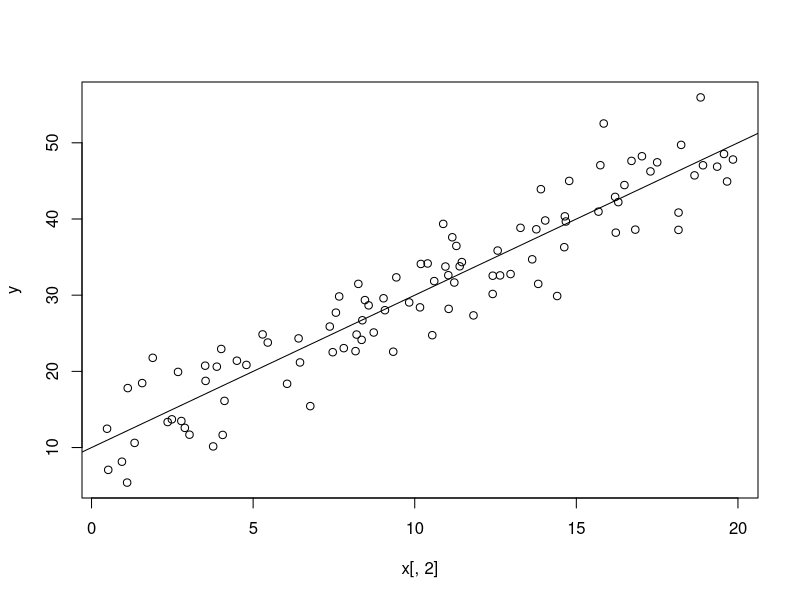

The R source for this figure: (Note: this script raises an error after producing the figure.)
n <- 100
b0 <- 10
b1 <- 2
beta <- matrix(c(b0,b1),2,1)
sd <- 4

x1 <- runif(n,0,20)
x <- cbind(rep(1,n),x1)
y <- rnorm(n,x%*%beta,sd)

plot(x[,2],y)
abline(b0,b1)

priorB <- as.vector(c(0,0))
priorIV <- solve(diag(1000,2))

s1 <- 0.1
s2 <- 0.1

b.update <- function()
{
  V <- solve(crossprod(x)/sg + priorIV)
  v <- crossprod(x,y)/sg + priorIV%*%priorB
  t(rmvnorm(1,V%*%v,V))
}

sg <-10^2

library(mvtnorm)

bg <- b.update()
v.update <- function()
{
  u1 <- s1+n/2
  u2 <- s2 + .5*crossprod(y-x%*%bg)
1/rgamma(1,u1,u2)
}

sg <-1
bg <-b.update()

sg <- v.update()

ng <-1000
bgibbs <- matrix(NA,ng,2)
colnames(bgibbs) <- c('b0','b1')
sgibbs <- rep(0,ng)

for (g in 1:ng)
{
 sg <- v.update()
 bg <- b.update()

 bgibbs[g,] <- bg
 sgibbs[g] <- sg
}

processPars(cbind(bgibbs,sgibbs), xtrue=c(beta,sd^2), CPLOT=T)
processPars(cbind(bgibbs,sgibbs), xtrue=c(beta,sd^2),DPLOT=T,burnin=100)

summary(lm(y~x[,2]))

lm(formula = y~x[,2])